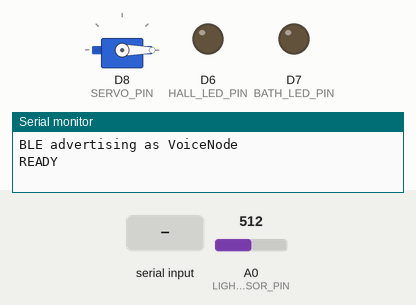
Simulated run of this sketch. Board: Arduino Nano 33 IoT. Parts: servo, output pins drawn as LEDs (lit = HIGH), the last lines printed to the serial monitor. The inputs (shaded band) are chosen by the test bench; at power-on: A0 (LIGHT_SENSOR_PIN) = 512. Nothing arrives over Bluetooth unless stated; a phone connects over Bluetooth LE 3 s after start.

Above: at 1.4 s.
1.5 s: "BATH_ON\n" received over Serial
At 2.7 s:
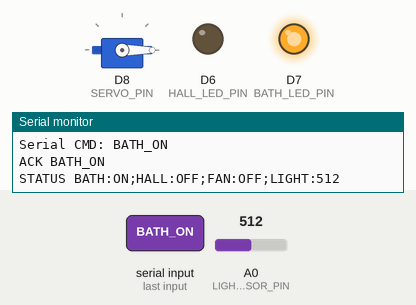
3.0 s: "HALL_ON\n" received over Serial
At 4.1 s:
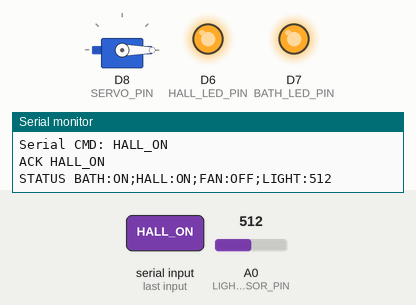
4.5 s: "BATH_OFF\n" received over Serial
At 5.2 s:
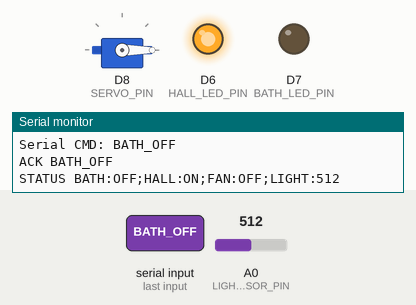
6.0 s: "FAN_SIM_ON\n" received over Serial
At 6.3 s:
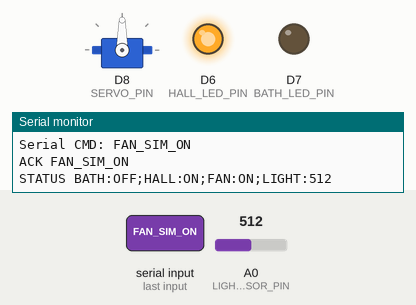
7.5 s: "HALL_OFF\n" received over Serial
At 8.7 s:
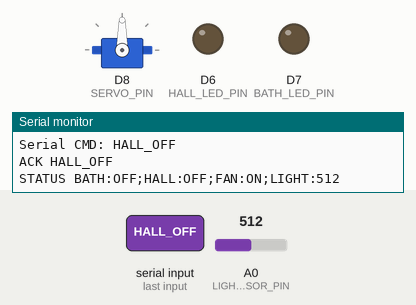
9.0 s: "BATH_ON\n" received over Serial
At 9.8 s:
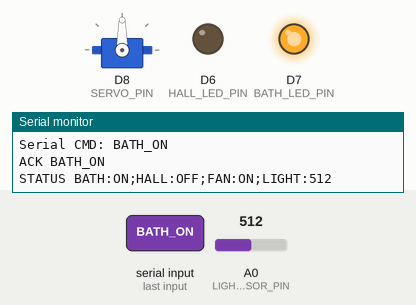
Timing chart, 0 to 11.5 s (numbered marks = the images above; inputs shaded):
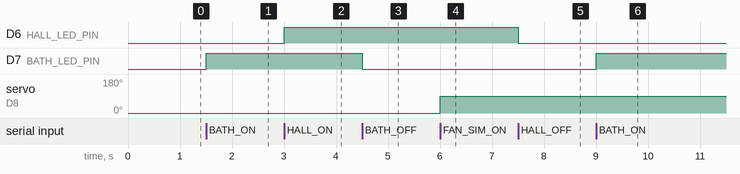

The sketch:

voice_control.ino
```cpp
// voice_control_ble.ino
// BLE-enabled version of voice_control.ino
// Requires ArduinoBLE library (install via Library Manager)

#include <ArduinoBLE.h>
#include <Servo.h>

// Pin assignments for actuators and sensor
const int BATH_LED_PIN = 7;        // digital pin controlling bathroom LED
const int HALL_LED_PIN = 6;        // digital pin controlling hallway LED
const int LIGHT_SENSOR_PIN = A0;   // analog pin reading LDR voltage divider
const int SERVO_PIN = 8;           // PWM pin for servo signal

// Servo object and positions used to simulate fan on/off
Servo fanServo;
const int SERVO_ON_POS = 90;   // servo angle when "fan" is on (visible movement)
const int SERVO_OFF_POS = 0;   // servo angle when "fan" is off

// Timing and light sampling state
unsigned long lastLightSampleMs = 0;
const unsigned long LIGHT_SAMPLE_INTERVAL = 500; // sample every 500 ms
int lastLightValue = 0;                           // stores last averaged light reading

// Simple moving-average buffer to smooth noisy analog readings from LDR
const int LIGHT_SAMPLES = 6;
int lightBuf[LIGHT_SAMPLES];
int lightIdx = 0;
bool lightBufFilled = false;

// BLE service and characteristics UUIDs
// These UUIDs must match the client (RPi) code to communicate over BLE.
const char* SERVICE_UUID = "12345678-1234-5678-1234-56789abcdef0";
const char* CMD_CHAR_UUID = "12345678-1234-5678-1234-56789abcdef1";
const char* STATUS_CHAR_UUID = "12345678-1234-5678-1234-56789abcdef2";

// Create BLE service and characteristics objects
BLEService voiceService(SERVICE_UUID);
BLECharacteristic cmdChar(CMD_CHAR_UUID, BLEWrite, 64);      // central writes commands here
BLECharacteristic statusChar(STATUS_CHAR_UUID, BLENotify, 128); // Arduino notifies status here

void setup() {
  // Initialize USB Serial for debugging at 115200 baud.
  // Serial is still useful for development even when BLE is used.
  Serial.begin(115200);
  while (!Serial && millis() < 2000) { /* wait briefly for Serial */ }

  // Configure LED pins as outputs and ensure they start LOW (off)
  pinMode(BATH_LED_PIN, OUTPUT);
  pinMode(HALL_LED_PIN, OUTPUT);
  digitalWrite(BATH_LED_PIN, LOW);
  digitalWrite(HALL_LED_PIN, LOW);

  // Attach servo to its pin and set to OFF position
  fanServo.attach(SERVO_PIN);
  fanServo.write(SERVO_OFF_POS);

  // Initialize the light buffer with initial analog readings to avoid spikes
  for (int i = 0; i < LIGHT_SAMPLES; ++i) lightBuf[i] = analogRead(LIGHT_SENSOR_PIN);

  // Initialize BLE stack and advertise the service
  // If BLE.begin() fails, the sketch will still run but BLE features won't be available.
  if (!BLE.begin()) {
    Serial.println("BLE init failed");
  } else {
    // Set the advertised local name and the service to advertise
    BLE.setLocalName("VoiceNode");
    BLE.setAdvertisedService(voiceService);

    // Add characteristics to the service and register the service with the BLE stack
    voiceService.addCharacteristic(cmdChar);
    voiceService.addCharacteristic(statusChar);
    BLE.addService(voiceService);

    // Initialize characteristic values (empty)
    cmdChar.writeValue((const unsigned char*)"", 0);
    statusChar.writeValue((const unsigned char*)"", 0);

    // Register a handler that will be called when the central writes to cmdChar
    cmdChar.setEventHandler(BLEWritten, onCmdWritten);

    // Start advertising so a central (RPi) can discover and connect
    BLE.advertise();
    Serial.println("BLE advertising as VoiceNode");
  }

  // Small delay and signal readiness over Serial
  delay(200);
  Serial.println("READY");
}

// Buffer for reading tokens from Serial (USB) for debugging
String lastCmdFromSerial = "";

// Read a newline-terminated token from USB Serial if available
String readTokenFromSerial() {
  if (!Serial.available()) return "";
  String s = Serial.readStringUntil('\n');
  s.trim();
  return s;
}

// Read the light sensor and update the moving-average buffer
// Returns the averaged light value and updates lastLightValue
int sampleLight() {
  int v = analogRead(LIGHT_SENSOR_PIN);
  lightBuf[lightIdx++] = v;
  if (lightIdx >= LIGHT_SAMPLES) {
    lightIdx = 0;
    lightBufFilled = true;
  }
  int count = lightBufFilled ? LIGHT_SAMPLES : lightIdx;
  long sum = 0;
  for (int i = 0; i < count; ++i) sum += lightBuf[i];
  int avg = (int)(sum / count);
  lastLightValue = avg;
  return avg;
}

// Build and send a status string describing current actuator states and light level.
// The status is printed to Serial for debugging and sent as a BLE notification if connected.
void sendStatus() {
  String st = "STATUS BATH:";
  st += (digitalRead(BATH_LED_PIN) ? "ON" : "OFF");
  st += ";HALL:";
  st += (digitalRead(HALL_LED_PIN) ? "ON" : "OFF");
  st += ";FAN:";
  st += (fanServo.read() > 0 ? "ON" : "OFF");
  st += ";LIGHT:";
  st += String(lastLightValue);

  // Print to Serial for debugging and logging
  Serial.println(st);

  // If a BLE central is connected and subscribed, send the status as a notification
  if (BLE.connected()) {
    // Convert String to C string and write as bytes to the characteristic
    const char* buf = st.c_str();
    statusChar.writeValue((const unsigned char*)buf, strlen(buf));
  }
}

// Handle a received token and perform the corresponding action.
// After handling, send an updated status.
void handleToken(const String &token) {
  if (token == "BATH_ON") {
    digitalWrite(BATH_LED_PIN, HIGH);
    Serial.println("ACK BATH_ON");
  } else if (token == "BATH_OFF") {
    digitalWrite(BATH_LED_PIN, LOW);
    Serial.println("ACK BATH_OFF");
  } else if (token == "HALL_ON") {
    digitalWrite(HALL_LED_PIN, HIGH);
    Serial.println("ACK HALL_ON");
  } else if (token == "HALL_OFF") {
    digitalWrite(HALL_LED_PIN, LOW);
    Serial.println("ACK HALL_OFF");
  } else if (token == "FAN_SIM_ON") {
    fanServo.write(SERVO_ON_POS);
    Serial.println("ACK FAN_SIM_ON");
  } else if (token == "FAN_SIM_OFF") {
    fanServo.write(SERVO_OFF_POS);
    Serial.println("ACK FAN_SIM_OFF");
  } else if (token == "STATUS_REQ") {
    // STATUS_REQ triggers an immediate status report (no extra ACK)
    sendStatus();
    return;
  } else {
    // Unknown token received
    Serial.println("ERR UNKNOWN");
    return;
  }

  // After handling a valid command, send updated status to central and Serial
  sendStatus();
}

// BLE write handler: called when a central writes to cmdChar
// This reads the written bytes, converts to a String token, and passes it to handleToken.
void onCmdWritten(BLEDevice central, BLECharacteristic characteristic) {
  // Determine how many bytes were written
  int len = characteristic.valueLength();
  if (len <= 0) return;

  // Read into a local buffer (ensure room for null terminator)
  char buf[65];
  int readLen = characteristic.readValue((unsigned char*)buf, sizeof(buf)-1);
  if (readLen <= 0) return;
  buf[readLen] = '\0';

  // Convert to Arduino String, trim whitespace, and handle the token
  String token = String(buf);
  token.trim();
  Serial.print("BLE CMD: ");
  Serial.println(token);
  handleToken(token);
}

void loop() {
  // Poll BLE stack to handle connections, events, and callbacks
  BLE.poll();

  // Periodically sample the light sensor at the configured interval
  if (millis() - lastLightSampleMs >= LIGHT_SAMPLE_INTERVAL) {
    sampleLight();
    lastLightSampleMs = millis();
  }

  // Also accept commands over USB Serial for debugging and manual control
  String token = readTokenFromSerial();
  if (token.length() > 0) {
    Serial.print("Serial CMD: ");
    Serial.println(token);
    handleToken(token);
  }

  // static unsigned long lastNotify = 0;
  // if (BLE.connected() && millis() - lastNotify > 5000) {
  //   sendStatus();
  //   lastNotify = millis();
  // }
}
```

Measured:
- after the input at 1.5 s, D7 (BATH_LED_PIN): LOW → HIGH at once
- after the input at 3.0 s, D6 (HALL_LED_PIN): LOW → HIGH at once
- after the input at 4.5 s, D7 (BATH_LED_PIN): HIGH → LOW at once
- after the input at 6.0 s, servo on D8 (SERVO_PIN): 0° → 90° at once
- after the input at 7.5 s, D6 (HALL_LED_PIN): HIGH → LOW at once
- after the input at 9.0 s, D7 (BATH_LED_PIN): LOW → HIGH at once
